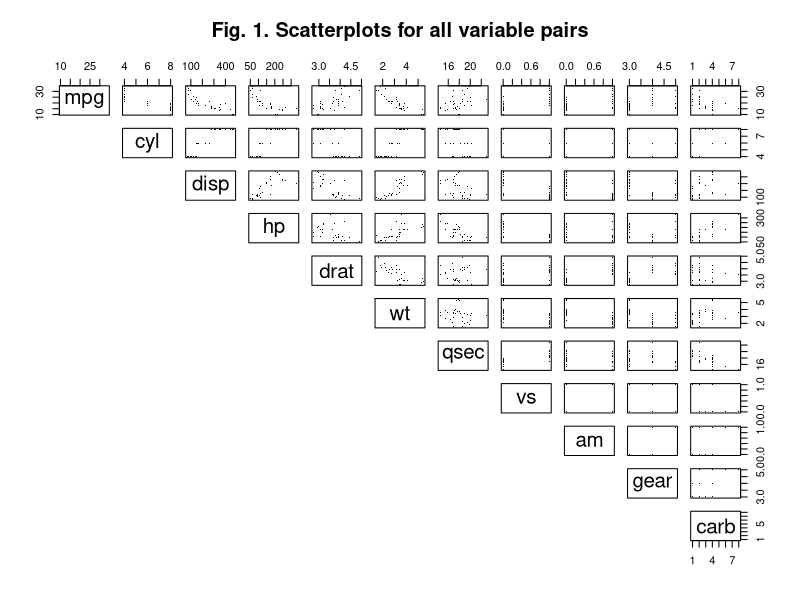
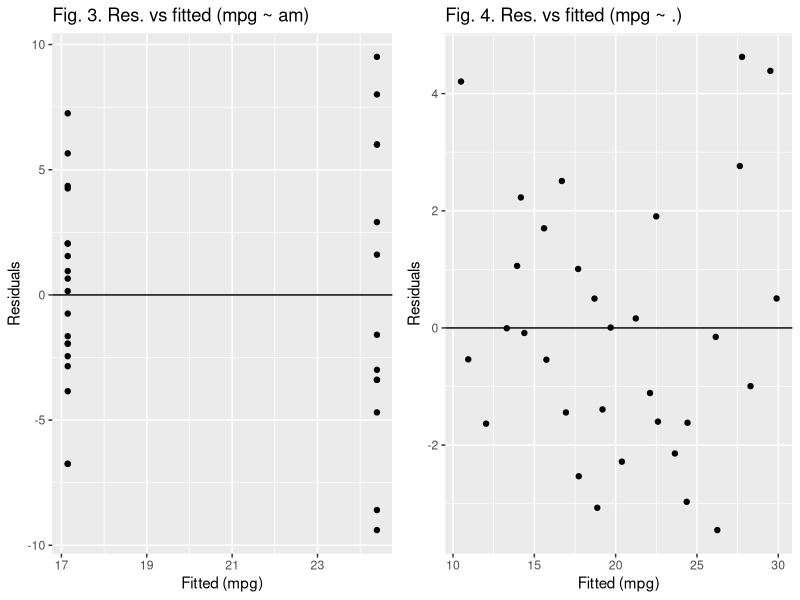
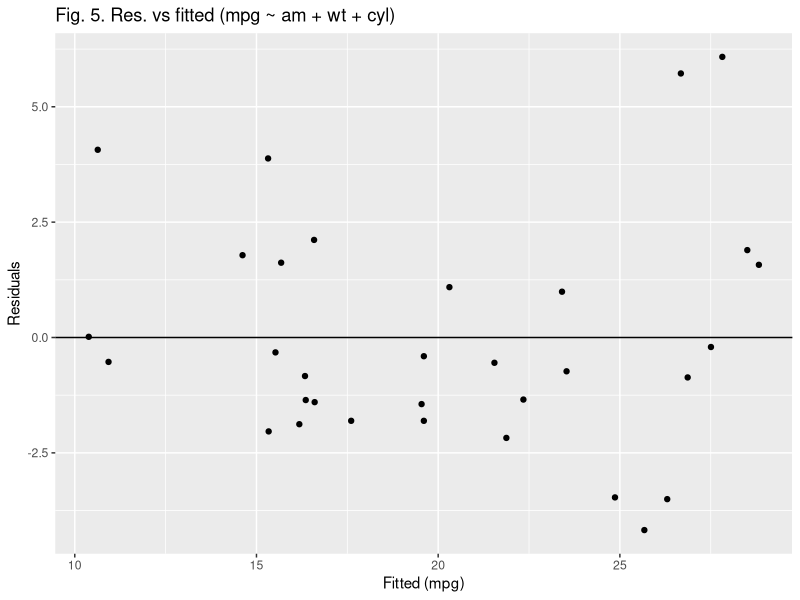
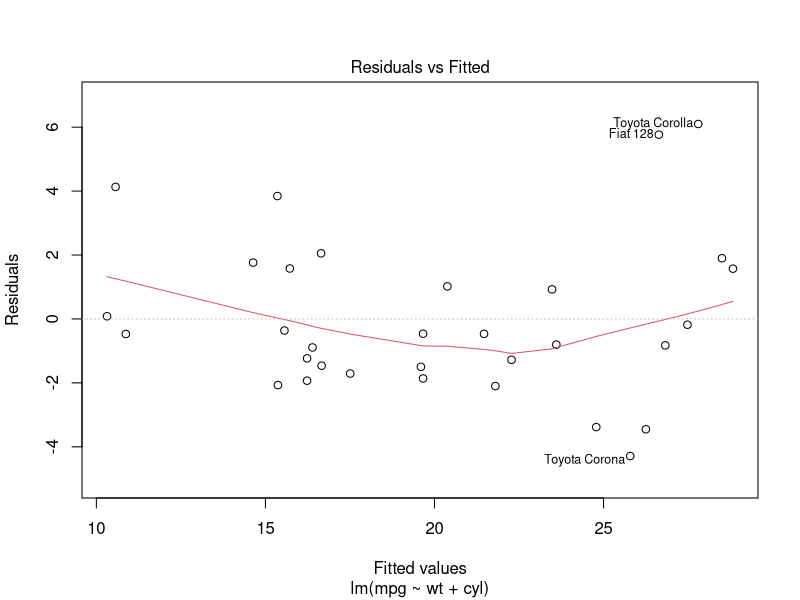
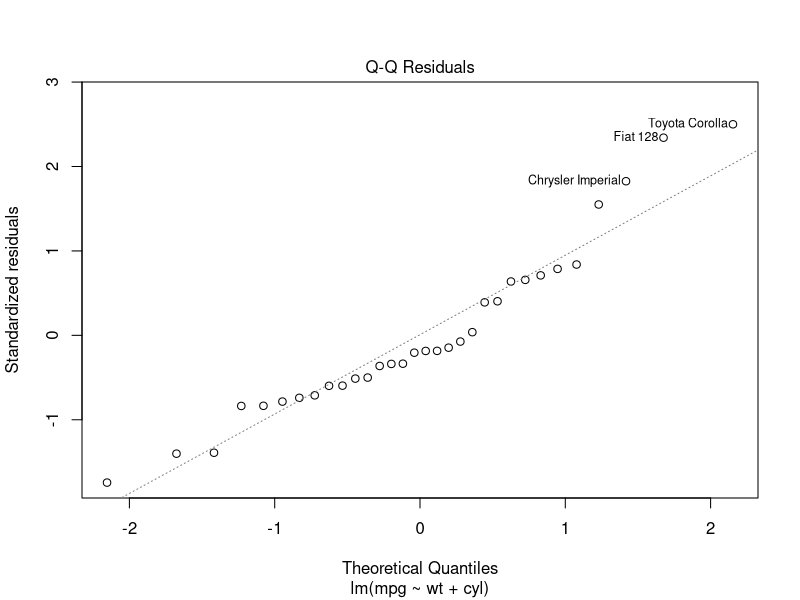
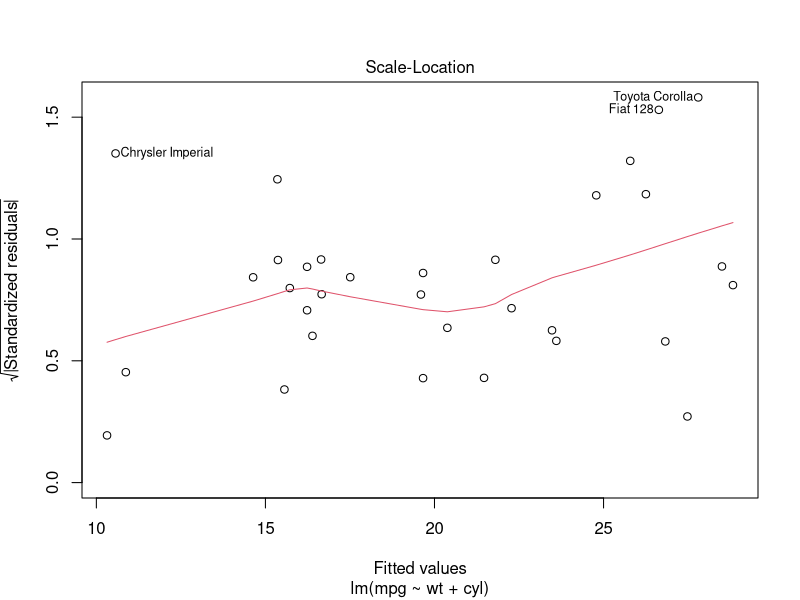
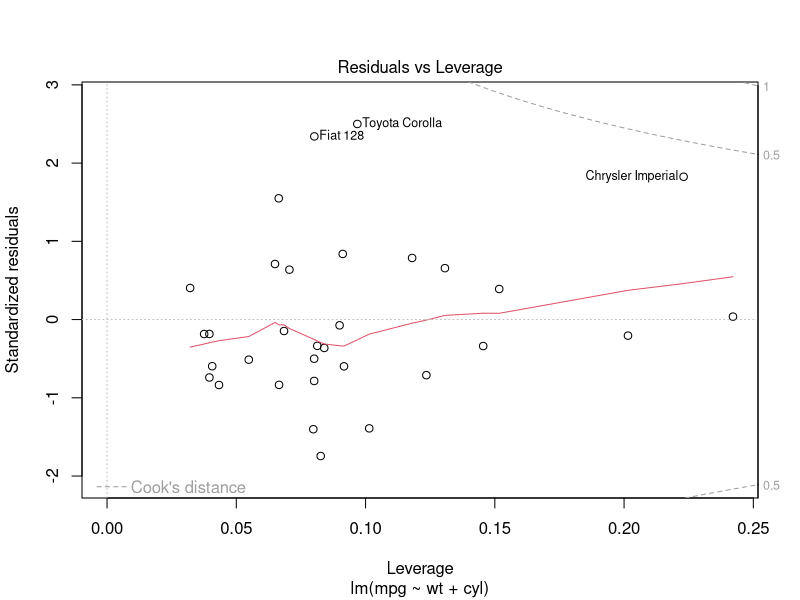

These figures' R source, in order:
## ---- chunk 1
library(knitr)
opts_chunk$set(results = 'hide', echo = FALSE, message = FALSE)
## ---- chunk 2
data(mtcars)
str(mtcars)
head(mtcars)
## ---- chunk 3
t.test(mtcars$mpg[mtcars$am==1], mtcars$mpg[mtcars$am==0])
## ---- chunk 4
fit_am <- lm(mpg ~ am, data=mtcars)
summary(fit_am)
## ---- chunk 5
fit_all <- lm(mpg ~ ., data=mtcars)
summary(fit_all)$coef
## ---- chunk 6
cor(mtcars)
## ---- chunk 7
fit_int <- lm(mpg ~ am + wt + cyl, data=mtcars)
summary(fit_int)
## ---- chunk 8
fit_1 <- lm(mpg ~ wt, data=mtcars)
fit_2 <- update(fit_1, mpg ~ wt + cyl)
fit_3 <- update(fit_2, mpg ~ wt + cyl + am)
anova(fit_1, fit_2, fit_3)
## ---- chunk 9
fit_wtcyl <- lm(mpg ~ wt + cyl, data=mtcars)
summary(fit_wtcyl)
## ---- chunk 10
fit_wtcyl <- lm(mpg ~ wt + cyl, data=mtcars)
sort(resid(fit_wtcyl)/(1-hatvalues(fit_wtcyl)))
## ---- chunk 11
require(graphics)
pairs(
    mtcars, 
    main='Fig. 1. Scatterplots for all variable pairs', 
    lower.panel=NULL, 
    pch='.',
)
## ---- chunk 12
library(ggplot2)
ggplot(mtcars, aes(factor(am), mpg)) +
    geom_boxplot() +
    coord_flip() +
    scale_x_discrete(
        breaks=c("0", "1"),
        labels=c("Auto", "Manual")
    ) +
    labs(
        title='Fig. 2. MPG for transmission types',
        x=''
    )
## ---- chunk 13
library(grid)
g1 <- ggplot(data.frame(x=predict(fit_am), y=resid(fit_am)), aes(x, y)) +
    geom_point() +
    geom_hline(yintercept=0) + 
    labs(
        title='Fig. 3. Res. vs fitted (mpg ~ am)',
        x='Fitted (mpg)',
        y='Residuals'
    )
g2 <- ggplot(data.frame(x=predict(fit_all), y=resid(fit_all)), aes(x, y)) +
    geom_point() +
    geom_hline(yintercept=0) + 
    labs(
        title='Fig. 4. Res. vs fitted (mpg ~ .)',
        x='Fitted (mpg)',
        y='Residuals'
    )
pushViewport(viewport(layout = grid.layout(1, 2)))
print(g1, vp = viewport(layout.pos.row = 1, layout.pos.col = 1))
print(g2, vp = viewport(layout.pos.row = 1, layout.pos.col = 2))
## ---- chunk 14
ggplot(data.frame(x=predict(fit_int), y=resid(fit_int)), aes(x, y)) +
    geom_point() +
    geom_hline(yintercept=0) + 
    labs(
        title='Fig. 5. Res. vs fitted (mpg ~ am + wt + cyl)',
        x='Fitted (mpg)',
        y='Residuals'
    )
## ---- chunk 15
require(stats)
plot(fit_wtcyl)
